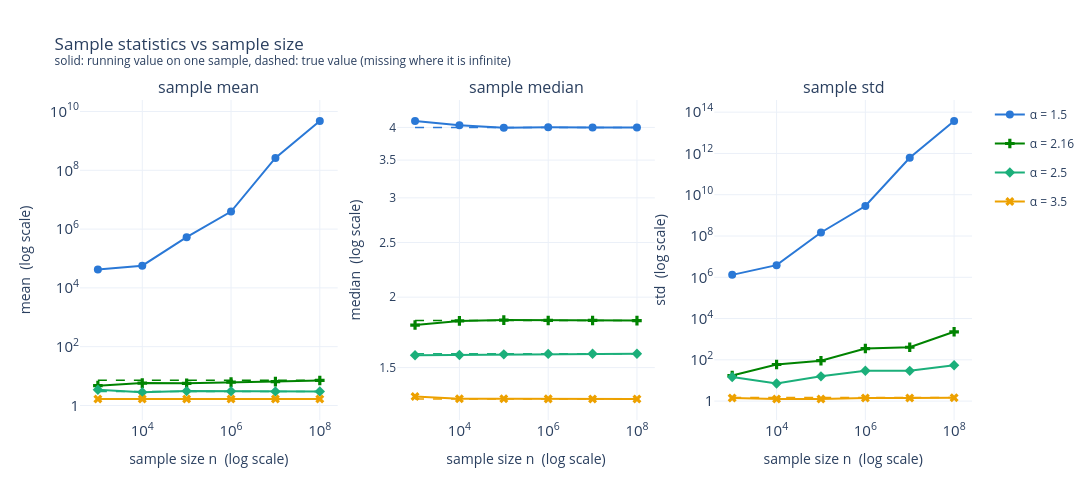

The notebook cell saved with this chart:
### Code cell
plot_moments(SAMPLE_SIZES, moments, true_values, ALPHAS)

### Figure 1 — Plotly figure (JSON) as saved in the notebook; plotly's stock layout.template omitted (floating-point values rounded to 4 significant figures)
{"data": [{"hovertemplate": "α = 1.5<br>n = %{x:,}<br>mean = %{y:.4g}<extra></extra>", "legendgroup": "1.5", "line": {"color": "#2a78d6", "width": 2}, "marker": {"color": "#2a78d6", "maxdisplayed": 12, "size": 8, "symbol": "circle"}, "mode": "lines+markers", "name": "α = 1.5", "showlegend": true, "type": "scatter", "x": [1000, 10000, 100000, 1000000, 10000000, 100000000], "xaxis": "x", "y": [42610.0, 56960.0, 532800.0, 3945000.0, 262800000.0, 4755000000.0], "yaxis": "y"}, {"hovertemplate": "α = 1.5<br>n = %{x:,}<br>median = %{y:.4g}<extra></extra>", "legendgroup": "1.5", "line": {"color": "#2a78d6", "width": 2}, "marker": {"color": "#2a78d6", "maxdisplayed": 12, "size": 8, "symbol": "circle"}, "mode": "lines+markers", "name": "α = 1.5", "showlegend": false, "type": "scatter", "x": [1000, 10000, 100000, 1000000, 10000000, 100000000], "xaxis": "x2", "y": [4.106, 4.037, 3.995, 4.004, 4.0, 4.001], "yaxis": "y2"}, {"hovertemplate": "α = 1.5 true median = 4<extra></extra>", "legendgroup": "1.5", "line": {"color": "#2a78d6", "dash": "dash", "width": 1.5}, "mode": "lines", "name": "α = 1.5 true", "showlegend": false, "type": "scatter", "x": [1000, 100000000], "xaxis": "x2", "y": [4, 4], "yaxis": "y2"}, {"hovertemplate": "α = 1.5<br>n = %{x:,}<br>std = %{y:.4g}<extra></extra>", "legendgroup": "1.5", "line": {"color": "#2a78d6", "width": 2}, "marker": {"color": "#2a78d6", "maxdisplayed": 12, "size": 8, "symbol": "circle"}, "mode": "lines+markers", "name": "α = 1.5", "showlegend": false, "type": "scatter", "x": [1000, 10000, 100000, 1000000, 10000000, 100000000], "xaxis": "x3", "y": [1307000.0, 3853000.0, 147800000.0, 2838000000.0, 612000000000.0, 37320000000000.0], "yaxis": "y3"}, {"hovertemplate": "α = 2.16<br>n = %{x:,}<br>mean = %{y:.4g}<extra></extra>", "legendgroup": "2.16", "line": {"color": "#008300", "width": 2}, "marker": {"color": "#008300", "maxdisplayed": 12, "size": 8, "symbol": "cross"}, "mode": "lines+markers", "name": "α = 2.16", "showlegend": true, "type": "scatter", "x": [1000, 10000, 100000, 1000000, 10000000, 100000000], "xaxis": "x", "y": [4.732, 5.777, 5.648, 6.222, 6.494, 7.11], "yaxis": "y"}, {"hovertemplate": "α = 2.16 true mean = 7.25<extra></extra>", "legendgroup": "2.16", "line": {"color": "#008300", "dash": "dash", "width": 1.5}, "mode": "lines", "name": "α = 2.16 true", "showlegend": false, "type": "scatter", "x": [1000, 100000000], "xaxis": "x", "y": [7.25, 7.25], "yaxis": "y"}, {"hovertemplate": "α = 2.16<br>n = %{x:,}<br>median = %{y:.4g}<extra></extra>", "legendgroup": "2.16", "line": {"color": "#008300", "width": 2}, "marker": {"color": "#008300", "maxdisplayed": 12, "size": 8, "symbol": "cross"}, "mode": "lines+markers", "name": "α = 2.16", "showlegend": false, "type": "scatter", "x": [1000, 10000, 100000, 1000000, 10000000, 100000000], "xaxis": "x2", "y": [1.785, 1.815, 1.821, 1.819, 1.818, 1.818], "yaxis": "y2"}, {"hovertemplate": "α = 2.16 true median = 1.818<extra></extra>", "legendgroup": "2.16", "line": {"color": "#008300", "dash": "dash", "width": 1.5}, "mode": "lines", "name": "α = 2.16 true", "showlegend": false, "type": "scatter", "x": [1000, 100000000], "xaxis": "x2", "y": [1.818, 1.818], "yaxis": "y2"}, {"hovertemplate": "α = 2.16<br>n = %{x:,}<br>std = %{y:.4g}<extra></extra>", "legendgroup": "2.16", "line": {"color": "#008300", "width": 2}, "marker": {"color": "#008300", "maxdisplayed": 12, "size": 8, "symbol": "cross"}, "mode": "lines+markers", "name": "α = 2.16", "showlegend": false, "type": "scatter", "x": [1000, 10000, 100000, 1000000, 10000000, 100000000], "xaxis": "x3", "y": [17.27, 59.31, 90.49, 352.4, 406.7, 2283.0], "yaxis": "y3"}, {"hovertemplate": "α = 2.5<br>n = %{x:,}<br>mean = %{y:.4g}<extra></extra>", "legendgroup": "2.5", "line": {"color": "#1baf7a", "width": 2}, "marker": {"color": "#1baf7a", "maxdisplayed": 12, "size": 8, "symbol": "diamond"}, "mode": "lines+markers", "name": "α = 2.5", "showlegend": true, "type": "scatter", "x": [1000, 10000, 100000, 1000000, 10000000, 100000000], "xaxis": "x", "y": [3.421, 2.823, 3.079, 3.038, 2.988, 3.004], "yaxis": "y"}, {"hovertemplate": "α = 2.5 true mean = 3<extra></extra>", "legendgroup": "2.5", "line": {"color": "#1baf7a", "dash": "dash", "width": 1.5}, "mode": "lines", "name": "α = 2.5 true", "showlegend": false, "type": "scatter", "x": [1000, 100000000], "xaxis": "x", "y": [3, 3], "yaxis": "y"}, {"hovertemplate": "α = 2.5<br>n = %{x:,}<br>median = %{y:.4g}<extra></extra>", "legendgroup": "2.5", "line": {"color": "#1baf7a", "width": 2}, "marker": {"color": "#1baf7a", "maxdisplayed": 12, "size": 8, "symbol": "diamond"}, "mode": "lines+markers", "name": "α = 2.5", "showlegend": false, "type": "scatter", "x": [1000, 10000, 100000, 1000000, 10000000, 100000000], "xaxis": "x2", "y": [1.578, 1.58, 1.583, 1.586, 1.587, 1.587], "yaxis": "y2"}, {"hovertemplate": "α = 2.5 true median = 1.587<extra></extra>", "legendgroup": "2.5", "line": {"color": "#1baf7a", "dash": "dash", "width": 1.5}, "mode": "lines", "name": "α = 2.5 true", "showlegend": false, "type": "scatter", "x": [1000, 100000000], "xaxis": "x2", "y": [1.587, 1.587], "yaxis": "y2"}, {"hovertemplate": "α = 2.5<br>n = %{x:,}<br>std = %{y:.4g}<extra></extra>", "legendgroup": "2.5", "line": {"color": "#1baf7a", "width": 2}, "marker": {"color": "#1baf7a", "maxdisplayed": 12, "size": 8, "symbol": "diamond"}, "mode": "lines+markers", "name": "α = 2.5", "showlegend": false, "type": "scatter", "x": [1000, 10000, 100000, 1000000, 10000000, 100000000], "xaxis": "x3", "y": [14.81, 7.18, 15.83, 29.63, 29.23, 54.49], "yaxis": "y3"}, {"hovertemplate": "α = 3.5<br>n = %{x:,}<br>mean = %{y:.4g}<extra></extra>", "legendgroup": "3.5", "line": {"color": "#eda100", "width": 2}, "marker": {"color": "#eda100", "maxdisplayed": 12, "size": 8, "symbol": "x"}, "mode": "lines+markers", "name": "α = 3.5", "showlegend": true, "type": "scatter", "x": [1000, 10000, 100000, 1000000, 10000000, 100000000], "xaxis": "x", "y": [1.66, 1.673, 1.665, 1.666, 1.667, 1.666], "yaxis": "y"}, {"hovertemplate": "α = 3.5 true mean = 1.667<extra></extra>", "legendgroup": "3.5", "line": {"color": "#eda100", "dash": "dash", "width": 1.5}, "mode": "lines", "name": "α = 3.5 true", "showlegend": false, "type": "scatter", "x": [1000, 100000000], "xaxis": "x", "y": [1.667, 1.667], "yaxis": "y"}, {"hovertemplate": "α = 3.5<br>n = %{x:,}<br>median = %{y:.4g}<extra></extra>", "legendgroup": "3.5", "line": {"color": "#eda100", "width": 2}, "marker": {"color": "#eda100", "maxdisplayed": 12, "size": 8, "symbol": "x"}, "mode": "lines+markers", "name": "α = 3.5", "showlegend": false, "type": "scatter", "x": [1000, 10000, 100000, 1000000, 10000000, 100000000], "xaxis": "x2", "y": [1.333, 1.321, 1.321, 1.32, 1.32, 1.32], "yaxis": "y2"}, {"hovertemplate": "α = 3.5 true median = 1.32<extra></extra>", "legendgroup": "3.5", "line": {"color": "#eda100", "dash": "dash", "width": 1.5}, "mode": "lines", "name": "α = 3.5 true", "showlegend": false, "type": "scatter", "x": [1000, 100000000], "xaxis": "x2", "y": [1.32, 1.32], "yaxis": "y2"}, {"hovertemplate": "α = 3.5<br>n = %{x:,}<br>std = %{y:.4g}<extra></extra>", "legendgroup": "3.5", "line": {"color": "#eda100", "width": 2}, "marker": {"color": "#eda100", "maxdisplayed": 12, "size": 8, "symbol": "x"}, "mode": "lines+markers", "name": "α = 3.5", "showlegend": false, "type": "scatter", "x": [1000, 10000, 100000, 1000000, 10000000, 100000000], "xaxis": "x3", "y": [1.398, 1.269, 1.264, 1.406, 1.427, 1.448], "yaxis": "y3"}, {"hovertemplate": "α = 3.5 true std = 1.491<extra></extra>", "legendgroup": "3.5", "line": {"color": "#eda100", "dash": "dash", "width": 1.5}, "mode": "lines", "name": "α = 3.5 true", "showlegend": false, "type": "scatter", "x": [1000, 100000000], "xaxis": "x3", "y": [1.491, 1.491], "yaxis": "y3"}], "layout": {"annotations": [{"font": {"size": 16}, "showarrow": false, "text": "sample mean", "x": 0.1444, "xanchor": "center", "xref": "paper", "y": 1, "yanchor": "bottom", "yref": "paper"}, {"font": {"size": 16}, "showarrow": false, "text": "sample median", "x": 0.5, "xanchor": "center", "xref": "paper", "y": 1, "yanchor": "bottom", "yref": "paper"}, {"font": {"size": 16}, "showarrow": false, "text": "sample std", "x": 0.8556, "xanchor": "center", "xref": "paper", "y": 1, "yanchor": "bottom", "yref": "paper"}], "height": 500, "title": {"text": "Sample statistics vs sample size<br><sup>solid: running value on one sample, dashed: true value (missing where it is infinite)</sup>"}, "width": 1600, "xaxis": {"anchor": "y", "domain": [0, 0.2889], "exponentformat": "power", "title": {"text": "sample size n  (log scale)"}, "type": "log"}, "xaxis2": {"anchor": "y2", "domain": [0.3556, 0.6444], "exponentformat": "power", "title": {"text": "sample size n  (log scale)"}, "type": "log"}, "xaxis3": {"anchor": "y3", "domain": [0.7111, 1], "exponentformat": "power", "title": {"text": "sample size n  (log scale)"}, "type": "log"}, "yaxis": {"anchor": "x", "domain": [0, 1], "exponentformat": "power", "title": {"text": "mean  (log scale)"}, "type": "log"}, "yaxis2": {"anchor": "x2", "domain": [0, 1], "exponentformat": "power", "title": {"text": "median  (log scale)"}, "type": "log"}, "yaxis3": {"anchor": "x3", "domain": [0, 1], "exponentformat": "power", "title": {"text": "std  (log scale)"}, "type": "log"}}}
